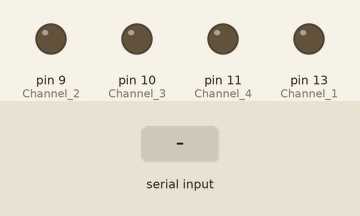
The sketch below on a simulated Arduino Uno, built with avr-gcc and run on an emulated ATmega328P. Parts: output pins drawn as LEDs (lit = HIGH). The inputs (shaded band) are chosen by the test bench.

Above: at 1.2 s.
1.3 s: "CH1_ON" received over Serial
At 1.7 s:
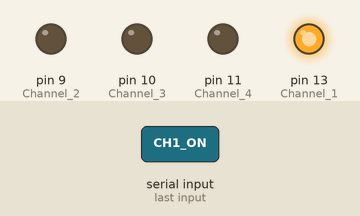
2.8 s: "CH2_ON" received over Serial
At 4.0 s:
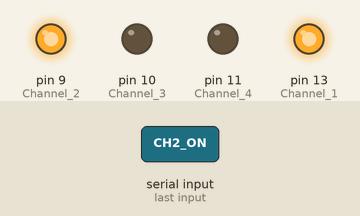
4.3 s: "CH1_OFF" received over Serial
At 5.3 s:
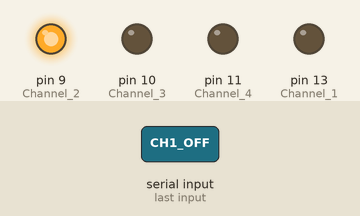
5.8 s: "CH3_ON" received over Serial
At 6.4 s:
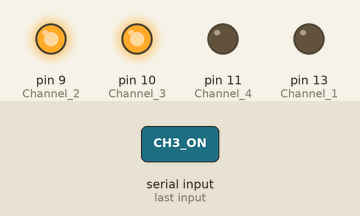
7.3 s: "CH2_OFF" received over Serial
At 8.5 s:
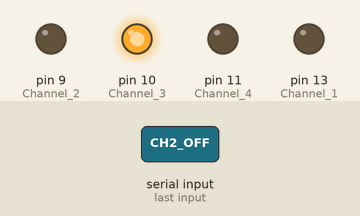
8.8 s: "CH4_ON" received over Serial
At 9.8 s:
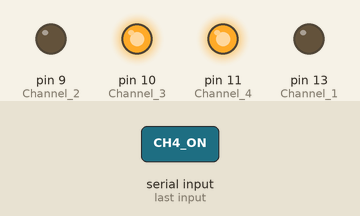
Timing chart, 0 to 11.3 s (numbered marks = the images above; inputs shaded):
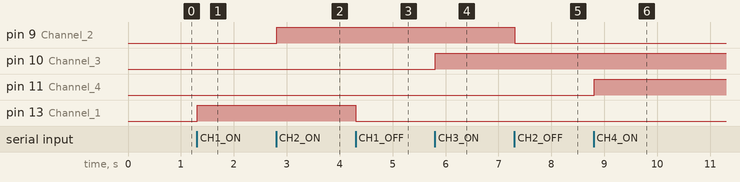

Measured:
- after the input at 1.3 s, pin 13 (Channel_1): LOW → HIGH at once
- after the input at 2.8 s, pin 9 (Channel_2): LOW → HIGH at once
- after the input at 4.3 s, pin 13 (Channel_1): HIGH → LOW at once
- after the input at 5.8 s, pin 10 (Channel_3): LOW → HIGH at once
- after the input at 7.3 s, pin 9 (Channel_2): HIGH → LOW at once
- after the input at 8.8 s, pin 11 (Channel_4): LOW → HIGH at once

The sketch:

Rellay_Uart.ino
```cpp
#include <string.h>

#define Channel_1 13
#define Channel_2 9
#define Channel_3 10
#define Channel_4 11
#define BUFFER_SIZE 50

char rx_buffer[BUFFER_SIZE];
unsigned int writeindex=0;

//#############Interupt Ring Buffer##############//
void Rx_interupt(){
  if(Serial.available()){
    rx_buffer[writeindex++]=Serial.read();
      if(writeindex>=BUFFER_SIZE)
      writeindex=0;
  }
}
//#############Buffer Cleaner###################//
void Clean_Buffer(){

  int Clean;

  for(Clean=0;Clean<BUFFER_SIZE;Clean++){
    rx_buffer[Clean]=0;
  }
  writeindex=0;

}
//#############Main Function###################//
void setup() {
    pinMode(Channel_1,OUTPUT);
    pinMode(Channel_2,OUTPUT);
    pinMode(Channel_3,OUTPUT);
    pinMode(Channel_4,OUTPUT);

    Serial.begin(9600);

}
//#############Loop Function###################//
void loop() {
  Rx_interupt();

  if(strstr(rx_buffer,"CH1_ON")){
  digitalWrite(Channel_1,HIGH);
  delay(50);
  Clean_Buffer();
  }
  else if(strstr(rx_buffer,"CH1_OFF")){
  digitalWrite(Channel_1,LOW);
  delay(50);
  Clean_Buffer();
  }
  else if(strstr(rx_buffer,"CH2_ON")){
  digitalWrite(Channel_2,HIGH);
  delay(50);
  Clean_Buffer();
  }
  else if(strstr(rx_buffer,"CH2_OFF")){
  digitalWrite(Channel_2,LOW);
  delay(50);
  Clean_Buffer();
  }
  else if(strstr(rx_buffer,"CH3_ON")){
  digitalWrite(Channel_3,HIGH);
  delay(50);
  Clean_Buffer();
  }
  else if(strstr(rx_buffer,"CH3_OFF")){
  digitalWrite(Channel_3,LOW);
  delay(50);
  Clean_Buffer();
  }
  else if(strstr(rx_buffer,"CH4_ON")){
  digitalWrite(Channel_4,HIGH);
  delay(50);
  Clean_Buffer();
  }
  else if(strstr(rx_buffer,"CH4_OFF")){
  digitalWrite(Channel_4,LOW);
  delay(50);
  Clean_Buffer();
  }

}
```
